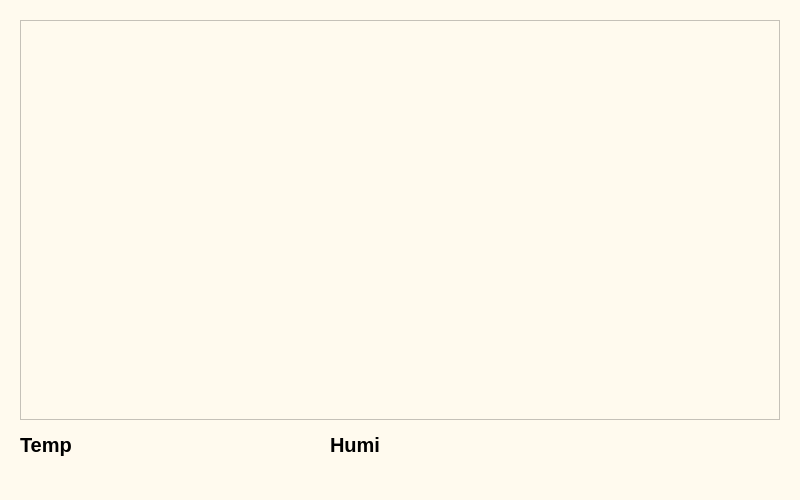
<?xml version="1.0" encoding="UTF-8"?>
<ui version="4.0">
 <class>MainWindow</class>
 <widget class="QMainWindow" name="MainWindow">
  <property name="geometry">
   <rect>
    <x>0</x>
    <y>0</y>
    <width>800</width>
    <height>500</height>
   </rect>
  </property>
  <property name="windowTitle">
   <string>MainWindow</string>
  </property>
  <property name="styleSheet">
   <string notr="true">background-color: rgb(255, 250, 238);</string>
  </property>
  <widget class="QWidget" name="centralwidget">
   <widget class="PlotWidget" name="graphicsView">
    <property name="geometry">
     <rect>
      <x>20</x>
      <y>20</y>
      <width>760</width>
      <height>400</height>
     </rect>
    </property>
   </widget>
   <widget class="QLabel" name="label_name_temp">
    <property name="geometry">
     <rect>
      <x>20</x>
      <y>430</y>
      <width>100</width>
      <height>30</height>
     </rect>
    </property>
    <property name="font">
     <font>
      <pointsize>15</pointsize>
      <weight>75</weight>
      <bold>true</bold>
     </font>
    </property>
    <property name="text">
     <string>Temp</string>
    </property>
   </widget>
   <widget class="QLabel" name="label_value_temp">
    <property name="geometry">
     <rect>
      <x>110</x>
      <y>430</y>
      <width>200</width>
      <height>30</height>
     </rect>
    </property>
    <property name="font">
     <font>
      <pointsize>10</pointsize>
     </font>
    </property>
    <property name="text">
     <string/>
    </property>
   </widget>
   <widget class="QLabel" name="label_value_humi">
    <property name="geometry">
     <rect>
      <x>420</x>
      <y>430</y>
      <width>200</width>
      <height>30</height>
     </rect>
    </property>
    <property name="font">
     <font>
      <pointsize>10</pointsize>
     </font>
    </property>
    <property name="text">
     <string/>
    </property>
   </widget>
   <widget class="QLabel" name="label_name_humi">
    <property name="geometry">
     <rect>
      <x>330</x>
      <y>430</y>
      <width>100</width>
      <height>30</height>
     </rect>
    </property>
    <property name="font">
     <font>
      <pointsize>15</pointsize>
      <weight>75</weight>
      <bold>true</bold>
     </font>
    </property>
    <property name="text">
     <string>Humi</string>
    </property>
   </widget>
  </widget>
  <widget class="QMenuBar" name="menubar">
   <property name="geometry">
    <rect>
     <x>0</x>
     <y>0</y>
     <width>800</width>
     <height>26</height>
    </rect>
   </property>
  </widget>
  <widget class="QStatusBar" name="statusbar"/>
 </widget>
 <customwidgets>
  <customwidget>
   <class>PlotWidget</class>
   <extends>QGraphicsView</extends>
   <header>pyqtgraph</header>
  </customwidget>
 </customwidgets>
 <resources/>
 <connections/>
</ui>
